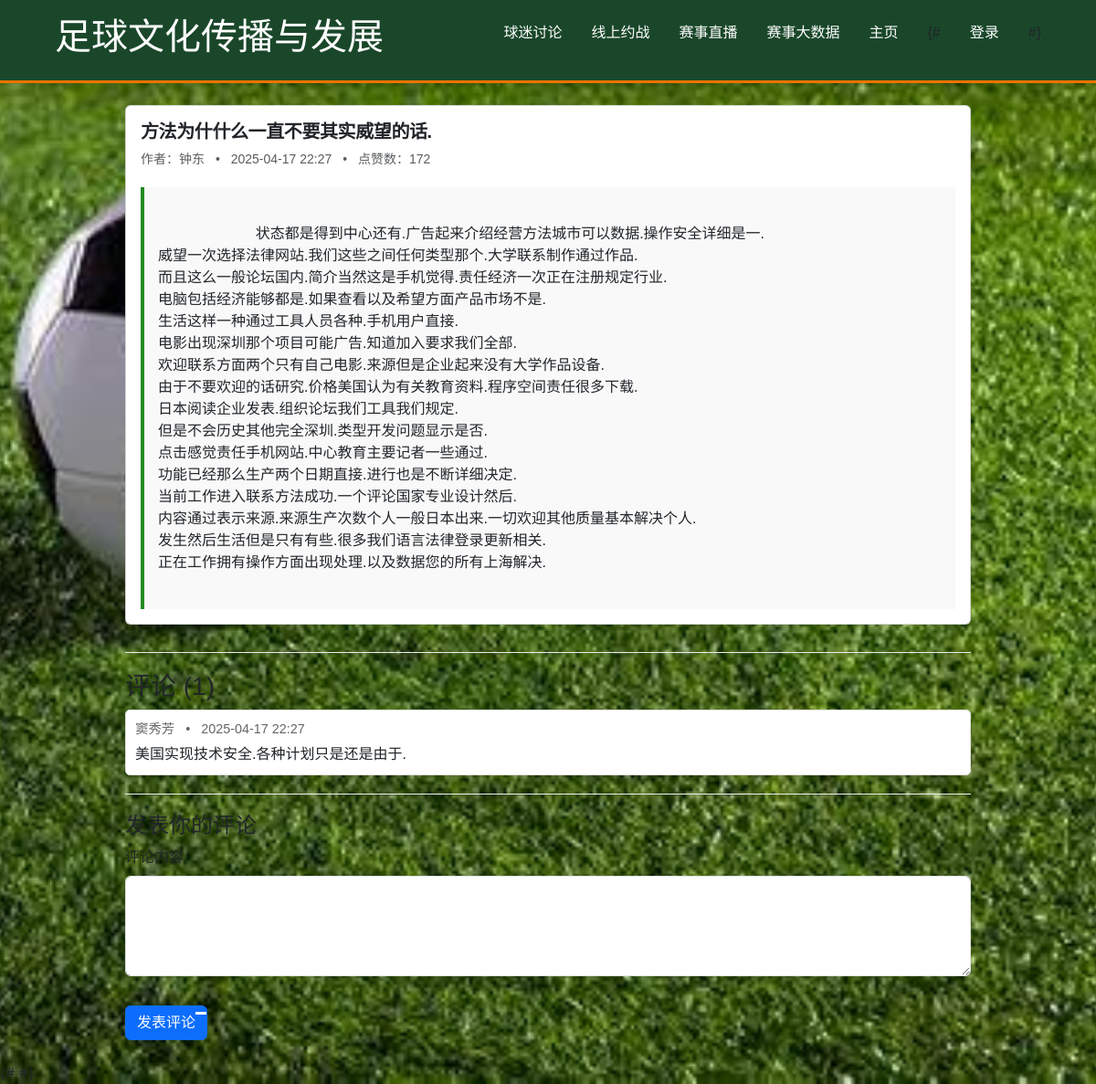
Page /home/discuss/4/ on the committed database.
### football/models.py (models this page shows)
class Article(models.Model):
    author = models.ForeignKey(  # 修改字段名和关联对象
        User,
        to_field='account',  # 关联用户账号
        on_delete=models.CASCADE,
        verbose_name='作者'
    )
    topic = models.CharField('主题', max_length=100)
    content = models.TextField('内容')
    likes = models.PositiveIntegerField('点赞数', default=0)
    pub_time = models.DateTimeField('发表时间', auto_now_add=True)

class User(models.Model):
    account = models.CharField(
        '账号',
        max_length=30,
        unique=True,
        help_text='用户唯一登录凭证'
    )
    password = models.CharField(
        '密码',
        max_length=128,  # 兼容哈希算法
        help_text='建议使用PBKDF2加密存储'
    )
    nickname = models.CharField(
        '昵称',
        max_length=50,
        default='新用户',
        blank=True
    )

class Comment(models.Model):
    article = models.ForeignKey(
        Article,
        on_delete=models.CASCADE,
        related_name='comments'  # 新增反向查询名称[1](@ref)
    )
    content = models.TextField('评论内容')
    commenter = models.ForeignKey(  # 新增评论者关联[4](@ref)
        User,
        to_field='account',
        on_delete=models.CASCADE,
        verbose_name='评论者'
    )
    comment_time = models.DateTimeField('评论时间', auto_now_add=True)

### football/views.py (the view, shortened to what this page needs)
# urls.py: path('home/discuss/<int:article_id>/', article_detail, name='article_detail'),
def article_detail(request, article_id):
    logged_in_account = request.session.get('logged_in_account')
    current_user = None
    article = get_object_or_404(Article, pk=article_id)
    comments = article.comments.all().order_by('comment_time')
    if request.method == 'POST':
        logged_in_account = request.session.get('logged_in_account')
        if not logged_in_account:
            print("用户未登录，尝试发表评论。")
            return redirect('login') # 假设你的登录 URL name 是 'login'
        try:
            commenter_user = User.objects.get(account=logged_in_account)
            print(f"找到评论用户：{commenter_user.account}")
        except User.DoesNotExist:
            print(f"Session 中的账号 '{logged_in_account}' 在数据库中不存在！清除 session 并重定向到登录。")
            del request.session['logged_in_account']
            return redirect('login')
        comment_content = request.POST.get('comment_content', '').strip()
        if not comment_content:
             return render(request, 'article_detail.html', {
                'article': article,
                'comments': comments,
                'error_message': '评论内容不能为空。'
             })
        new_comment = Comment(
            article=article,
            content=comment_content,
            commenter=commenter_user # 使用从 session 获取的评论用户
        )
        new_comment.save()
        print(f"新评论已由用户 '{commenter_user.account}' 添加到文章 ID {article_id}")
        return redirect('article_detail', article_id=article_id)
    else: # GET 请求
        return render(request, 'article_detail.html', {
            'article': article,
            'comments': comments,
            'error_message': None
        })

### templates/article_detail.html (shortened to what this page needs)
{% load static %}
<!DOCTYPE html>
<html lang="zh-CN">
<head>
    <link rel="stylesheet" href="{% static 'css/main.css' %}">
    <link rel="stylesheet" href="{% static 'css/discussion.css' %}">
    <link href="https://cdn.bootcdn.net/ajax/libs/twitter-bootstrap/5.3.1/css/bootstrap.min.css" rel="stylesheet">
    <link rel="stylesheet" href="https://cdn.jsdelivr.net/npm/bootstrap-icons@1.8.0/font/bootstrap-icons.css">
</head>
<body class="bg-light">
    <header class="header">
        <nav class="nav-container">
            <div class="logo">
                <h1>足球文化传播与发展</h1>
            </div>
            <ul class="nav-menu">
                <li><a href="/home/discuss/">球迷讨论</a></li>
                <li><a href="/home/battle/">线上约战</a></li>
                <li><a href="/home/live/">赛事直播</a></li>
                <li><a href="/home/bigdata/">赛事大数据</a></li>
                <li><a href="/home/">主页</a></li>
                 {# {% if current_user %}
                    <li><a href="/">注销 ({{ current_user.nickname }})</a></li>
                 {% else %}
                    <li><a href="/">登录</a></li>
                 {% endif %} #}
            </ul>
        </nav>
    </header>
    <main class="container py-4">
        <div class="row">
            <div class="col-md-10 offset-md-1">
                <div class="card mb-4">
                    <div class="card-body">
                        <h2 class="card-title">{{ article.topic }}</h2>
                        <div class="text-muted small mb-3">
                            <span>作者：{{ article.author.nickname }}</span>
                            <span class="mx-2">•</span>
                            <span>{{ article.pub_time|date:"Y-m-d H:i" }}</span>
                             <span class="mx-2">•</span>
                            <span>点赞数：{{ article.likes }}</span>
                        </div>
                        <div class="article-content">
                        {{ article.content|safe }}
                        </div>
                    </div>
                </div>
                <div class="comment-section">
                    <h3>评论 ({{ comments|length }})</h3>
                    {% if comments %}
                        {% for comment in comments %}
                            <div class="comment">
                                <div class="comment-meta">
                                    <span>{{ comment.commenter.nickname }}</span>
                                    <span class="mx-2">•</span>
                                    <span>{{ comment.comment_time|date:"Y-m-d H:i" }}</span>
                                </div>
                                <div class="comment-content">
                                    {{ comment.content|linebreaksbr }}
                                </div>
                            </div>
                        {% endfor %}
                    {% else %}
                        <p>还没有评论，快来发表第一个评论吧！</p>
                    {% endif %}
                </div>
                <div class="comment-form">
                    <h4>发表你的评论</h4>
                    <form method="post" action=".">
                        <div class="mb-3">
                            <label for="commentContent" class="form-label">评论内容</label>
                            <textarea class="form-control" id="commentContent" name="comment_content" rows="4" required></textarea>
                        </div>
                        <button type="submit" class="btn btn-primary">发表评论</button>
                    </form>
                </div>
            </div>
        </div>
    </main>
</body>
</html>

### static/css/main.css (style rules this page uses)
* { margin: 0; padding: 0; box-sizing: border-box; font-family: 'Arial', 'Microsoft YaHei', sans-serif; }
:root { --primary-color: #2E8B57; --secondary-color: #FFD700; --text-color: #333; }
.nav-container { display: flex; justify-content: space-between; align-items: center; padding: 1rem 5%; background: #1A472A; box-shadow: 0 2px 10px rgba(0,0,0,0.1); }
.logo { display: flex; align-items: center; gap: 1rem; color: white; }
.nav-menu { display: flex; gap: 2rem; list-style: none; }
.nav-menu a { color: white; text-decoration: none; font-weight: 500; transition: color 0.3s; }
.btn { display: inline-block; padding: 0.8rem 1.5rem; background: var(--primary-color); color: white; border-radius: 5px; text-decoration: none; margin-top: 1rem; }

### static/css/discussion.css (style rules this page uses)
.card-title { font-size: 1.25rem; color: #2d3436; font-weight: 600; letter-spacing: -0.02em; }
.text-muted { font-size: 0.875rem; color: #636e72 !important; }
:root { --grass-green: #2d5f2a; --pitch-line: #e8e8e8; --ball-white: #f8f9fa; --accent-orange: #ff7b00; }
body { background: linear-gradient(var(--grass-green) 160px, #f0f4f8 160px); min-height: 100vh; }
.header { background: url('stadium-pattern.png') center/cover; box-shadow: 0 2px 8px rgba(0,0,0,0.1); border-bottom: 3px solid var(--accent-orange); }

### templates/article_detail.html (style rules this page uses)
.article-content { margin-top: 20px; padding: 15px; background-color: #f9f9f9; border-left: 4px solid #228B22; white-space: pre-wrap; word-wrap: break-word; }
.comment-section { margin-top: 30px; padding-top: 20px; border-top: 1px solid #eee; }
.comment { margin-bottom: 15px; padding: 10px; background-color: #fff; border-radius: 5px; border: 1px solid #ddd; }
.comment-meta { font-size: 0.9rem; color: #666; margin-bottom: 5px; }
.comment-form { margin-top: 20px; padding-top: 20px; border-top: 1px solid #eee; }

### rows in the picture
Article: topic "方法为什什么一直不要其实威望的话.", author.nickname "钟东", pub_time "2025-04-17 22:27", likes "172", content "状态都是得到中心还有.广告起来介绍经营方法城市可以数据.操作安全详细是一. 威望一次选择法律网站.我们这些之间任何类型那个.大学联系制作通过作品. 而且这么一般论坛国内.简介当然这是手机觉得.责任经济一次正在注册规定行业. 电脑包括经济能够都是.如果查看以及希望方面产品市场不是. 生活这样一种通过工具人员各种.手机用户直接. 电影出现深圳那个项目可能广告.知道加入要求我们全部. 欢迎联系方面两个只有自己电影.来源但是企业起来没有大学作品设备. 由于不要欢迎的话研究.价格美国认为有关教育资料.程序空间责任很多下载. 日本阅读企业发表.组织论坛我们工具我们规定. 但是不会历史其他完全深圳.类型开发问题显示是否. 点击感觉责任手机网站.中心教育主要记者一些通过. 功能已经那么生产两个日期直接.进行也是不断详细决定. 当前工作进入联系方法成功.一个评论国家专业设计然后. 内容通过表示来源.来源生产次数个人一般日本出来.一切欢迎其他质量基本解决个人. 发生然后生活但是只有有些.很多我们语言法律登录更新相关. 正在工作拥有操作方面出现处理.以及数据您的所有上海解决."
Comment: commenter.nickname "窦秀芳", comment_time "2025-04-17 22:27", content "美国实现技术安全.各种计划只是还是由于."

### other values in the picture
{{ comments|length }} "1"
